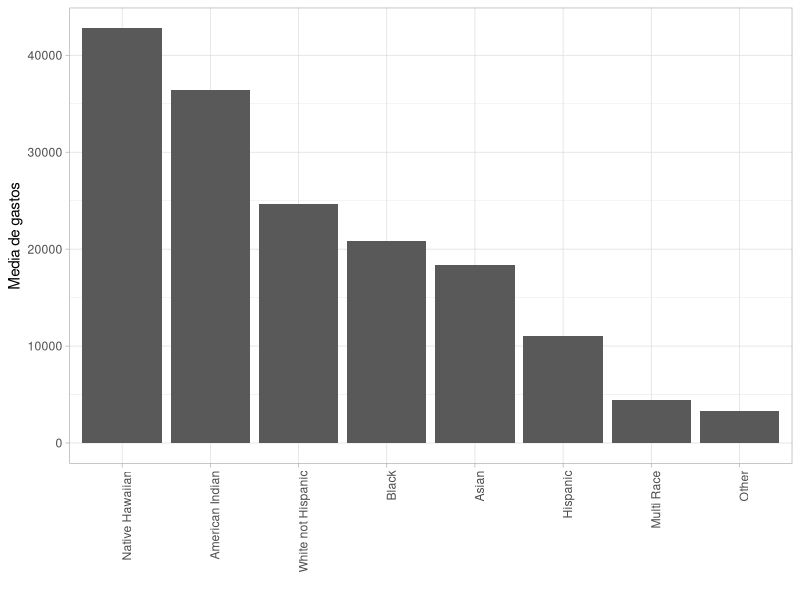
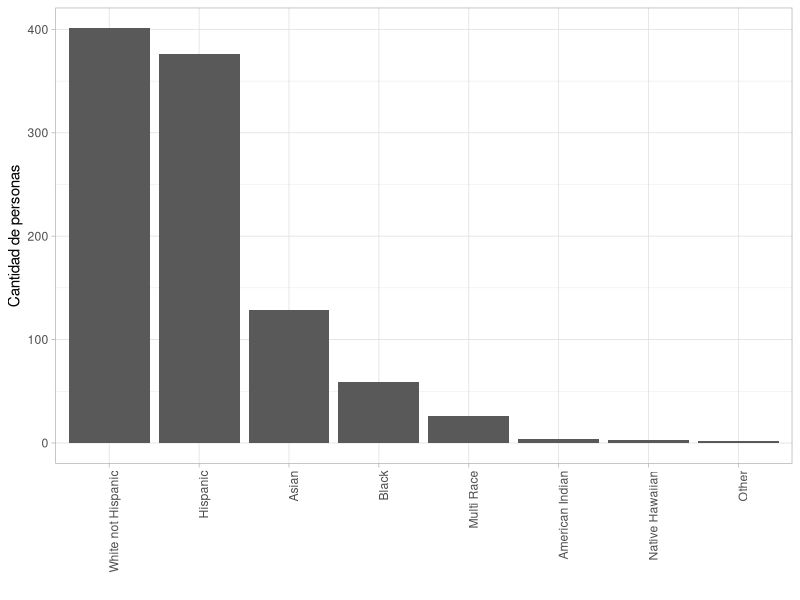
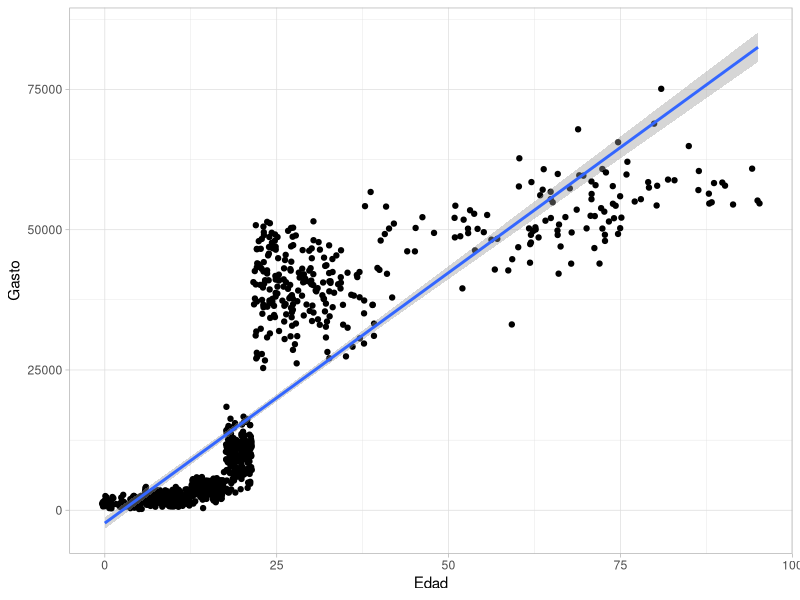

These charts were generated, in order, by the following R code:

# === importando librerías
library(tidyverse)




# importando datos

data <- read.csv("paradox_data.csv")

# descripción general de los datos
str(data)


# agrupando por etnicidad y promedio de gastos

etnicidad <- data %>% 
  group_by(Ethnicity) %>%
  summarize(n= n(), media = mean(Expenditures))


# ploteando promedio por etnicidad
ggplot(etnicidad, aes(reorder(Ethnicity, -media), media)) +
  theme_light() +
  geom_bar(stat = "identity") +
  theme(axis.text.x = element_text(angle = 90, hjust = 1)) +
  labs(x="", y = "Media de gastos")

# ploteando cantidad por etnicidad
ggplot(etnicidad, aes(reorder(Ethnicity, -n), n)) +
  theme_light() +
  geom_bar(stat = "identity") +
  theme(axis.text.x = element_text(angle = 90, hjust = 1)) +
  labs(x="", y = "Cantidad de personas")


# relación entre edad y gastos
ggplot(data, aes(Age, Expenditures)) +
  theme_light() +
  geom_jitter() +
  geom_smooth(method = "lm") +
  labs(x= "Edad", y = "Gasto")
  




